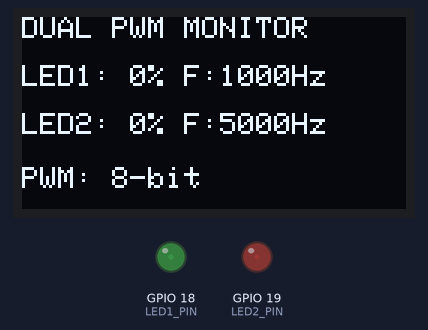
A program run on a simulated ESP32. On the bench: 128×64 one-colour display, output pins drawn as LEDs (lit = HIGH). What the program prints to the serial monitor is not drawn.

Above: at 0.45 s.
At 10.06 s:
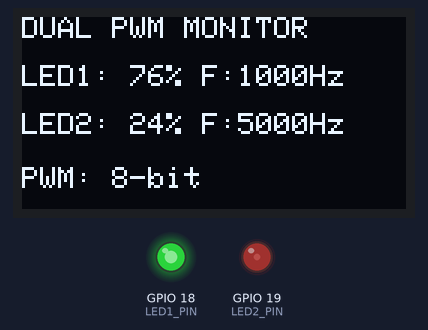
At 19.97 s:
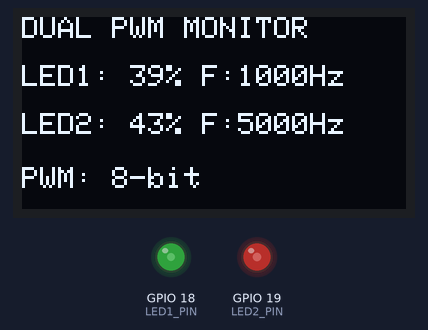
At 39.79 s:
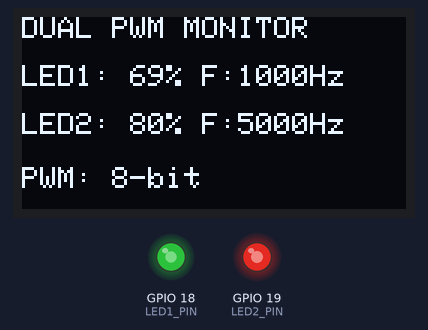
Timing chart, 0 to 40.0 s (numbered marks = the images above):
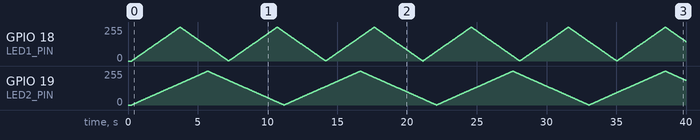

The program:

main.cpp
```cpp
// Task 2 - Dual LED PWM with OLED
// Updated for ESP32 Arduino Core 3.x

#include <Arduino.h>
#include <Wire.h>
#include <Adafruit_GFX.h>
#include <Adafruit_SSD1306.h>

// LED pins
const int LED1_PIN = 18;
const int LED2_PIN = 19;

// Different PWM frequencies
const int LED1_FREQ = 1000;
const int LED2_FREQ = 5000;

// 8-bit resolution: duty values 0-255
const int PWM_RESOLUTION = 8;
const int MAX_DUTY = 255;

// OLED settings
#define SCREEN_WIDTH 128
#define SCREEN_HEIGHT 64
#define OLED_RESET -1
#define OLED_ADDRESS 0x3C

Adafruit_SSD1306 display(
    SCREEN_WIDTH, SCREEN_HEIGHT, &Wire, OLED_RESET
);

// Current duty-cycle values
int duty1 = 0;
int duty2 = 0;

// Fading directions
int direction1 = 1;
int direction2 = 1;

// Update timers
unsigned long lastFade1 = 0;
unsigned long lastFade2 = 0;
unsigned long lastOLED = 0;

const unsigned long FADE_INTERVAL_1 = 12;
const unsigned long FADE_INTERVAL_2 = 20;
const unsigned long OLED_INTERVAL = 150;

// Display OLED information
void updateOLED() {
    display.clearDisplay();
    display.setTextColor(SSD1306_WHITE);
    display.setTextSize(1);

    display.setCursor(0, 0);
    display.println("DUAL PWM MONITOR");

    display.setCursor(0, 16);
    display.print("LED1: ");
    display.print((duty1 * 100 + 127) / 255);
    display.print("% F:");
    display.print(LED1_FREQ);
    display.println("Hz");

    display.setCursor(0, 32);
    display.print("LED2: ");
    display.print((duty2 * 100 + 127) / 255);
    display.print("% F:");
    display.print(LED2_FREQ);
    display.println("Hz");

    display.setCursor(0, 50);
    display.println("PWM: 8-bit");

    display.display();
}

// Update LED brightness (Core 3.x uses pin instead of channel)
void updateFade(
    int &duty,
    int &direction,
    int pin
) {
    duty += direction;

    if (duty >= MAX_DUTY) {
        duty = MAX_DUTY;
        direction = -1;
    }
    else if (duty <= 0) {
        duty = 0;
        direction = 1;
    }

    ledcWrite(pin, duty);
}

void setup() {
    Serial.begin(115200);
    delay(200);

    // Initialize I2C: SDA = GPIO 21, SCL = GPIO 22
    Wire.begin(21, 22);

    // Core 3.x PWM Initialization: ledcAttach(pin, freq, resolution)
    ledcAttach(LED1_PIN, LED1_FREQ, PWM_RESOLUTION);
    ledcAttach(LED2_PIN, LED2_FREQ, PWM_RESOLUTION);

    // Start LEDs at zero brightness
    ledcWrite(LED1_PIN, 0);
    ledcWrite(LED2_PIN, 0);

    // Initialize OLED
    if (!display.begin(
            SSD1306_SWITCHCAPVCC, OLED_ADDRESS
        )) {
        Serial.println("ERROR: OLED initialization failed!");

        while (true) {
            delay(1000);
        }
    }

    display.clearDisplay();
    updateOLED();

    Serial.println("Dual LED PWM and OLED monitor ready.");
    Serial.println("LED1 Frequency: 1000 Hz");
    Serial.println("LED2 Frequency: 5000 Hz");
    Serial.println("PWM Resolution: 8-bit");
}

void loop() {
    unsigned long now = millis();

    // Fade LED1
    if (now - lastFade1 >= FADE_INTERVAL_1) {
        lastFade1 = now;
        updateFade(duty1, direction1, LED1_PIN);
    }

    // Fade LED2
    if (now - lastFade2 >= FADE_INTERVAL_2) {
        lastFade2 = now;
        updateFade(duty2, direction2, LED2_PIN);
    }

    // Refresh OLED display
    if (now - lastOLED >= OLED_INTERVAL) {
        lastOLED = now;
        updateOLED();
    }
}
```
